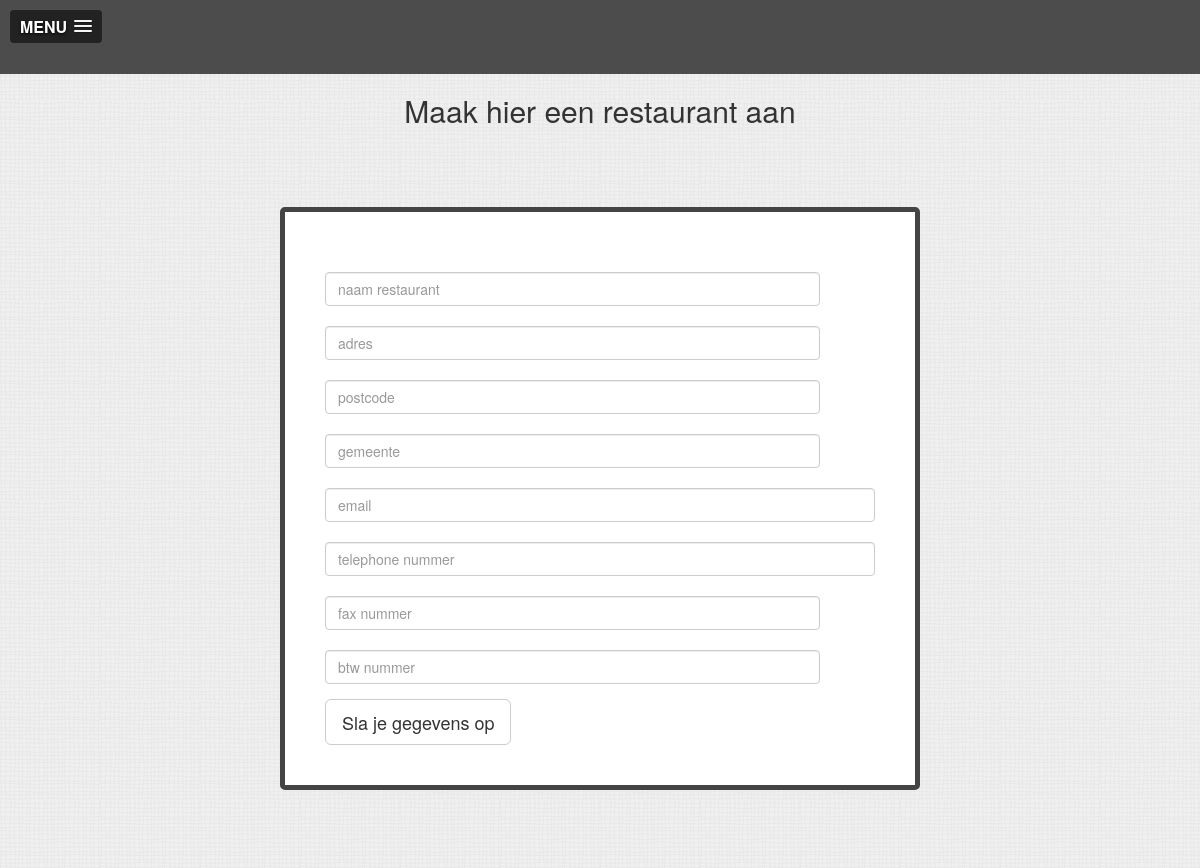
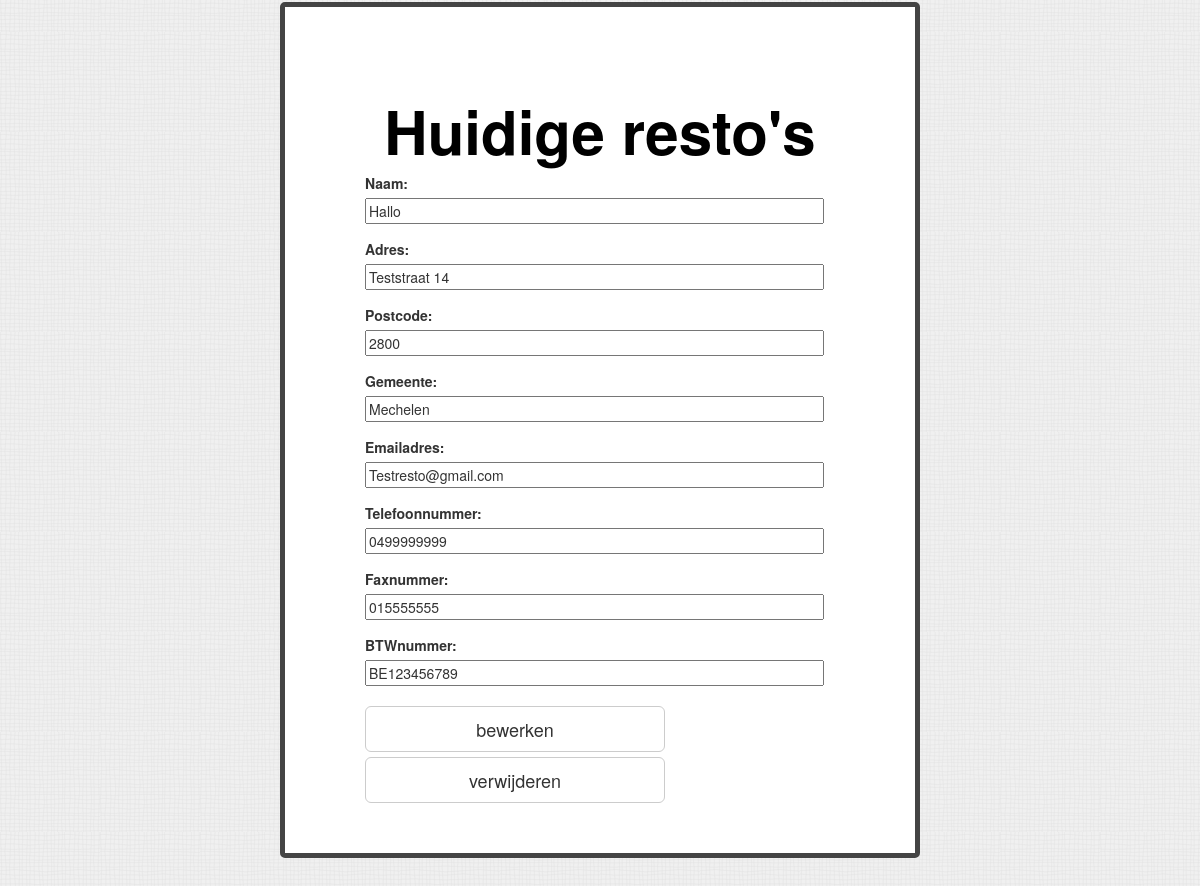
Page /aanmaakblokje.php on the committed database (2 pictures, top to bottom).
### tables this page shows
CREATE TABLE IF NOT EXISTS `tblaanmaak` (
  `id` int(11) NOT NULL AUTO_INCREMENT,
  `Naam` varchar(100) NOT NULL,
  `Adres` varchar(100) NOT NULL,
  `Postcode` varchar(100) NOT NULL,
  `Gemeente` varchar(100) NOT NULL,
  `Emailadres` varchar(100) NOT NULL,
  `Telefoonnummer` varchar(100) NOT NULL,
  `Faxnummer` varchar(100) NOT NULL,
  `BTWnummer` varchar(100) NOT NULL,
  PRIMARY KEY (`id`)
);

### classes/aanmaakblokje.class.php (called while the page is built, shortened)
<?php
include_once("db.class.php");
		class Aanmaak
		{
			public function getAll()
			{
				$db = new Database();
				$sql = "select * from tblaanmaak";
				return $db->conn->query($sql);
			}
		}
?>

### classes/db.class.php (called while the page is built, shortened)
<?php
	class Database
	{
		private $m_sHost = "localhost";
		private $m_sUser = "root";
		private $m_sPassword = "root";
		private $m_sDatabase = "restoapp";
		public function __construct()
		{
			$this->conn = new mysqli($this->m_sHost, $this->m_sUser, $this->m_sPassword, $this->m_sDatabase);
		}
	}
?>

### aanmaakblokje.php (the view, shortened to what this page needs)
<?php
			include_once('classes/db.class.php');
			include_once("classes/aanmaakblokje.class.php");
			$aanmaak = new Aanmaak();
 ?><!doctype html>
<html lang="en">
<head>
	<link rel="stylesheet" href="//netdna.bootstrapcdn.com/bootstrap/3.1.1/css/bootstrap.min.css">
	<link href="http://ajax.googleapis.com/ajax/libs/jqueryui/1.8/themes/base/jquery-ui.css" rel="stylesheet" type="text/css"/>
	<link rel="stylesheet" href="css/style.css">
	<link rel="stylesheet" href="css/slicknav.css">
</head>
<body>
			<?php include('nav_include.php') ?>
			    <h2>Maak hier een restaurant aan</h2>
	<section id="wrapper">
		<section class="blok">
			<form role="form" action="" class="omkadering" method="post">
			  <div class="form-group">
			    <input type="text" class="form-control" name="naam_restaurant" placeholder="naam restaurant"/>
				<input type="text" class="form-control" name="adres" placeholder="adres"/>
				<input type="text" class="form-control" name="postcode" placeholder="postcode"/>
				<input type="text" class="form-control" name="gemeente" placeholder="gemeente"/>
				<input type="email" class="form-control" name="email" id="datepicker" placeholder="email"/>
				<input type="tel" class="form-control" name="tel" placeholder="telephone nummer"/>
				<input type="text" class="form-control" name="fax" placeholder="fax nummer"/>
				<input type="text" class="form-control" name="btw" placeholder="btw nummer"/>
			  </div>
			  <button type="submit" class="btn btn-lg btn-default" id="button" value="post" name="btnRestAanmaken">Sla je gegevens op</button>
			</form>
		</section>
			<section class="blok">
			<h1>Huidige resto's</h1>
			<?php
  		$res = $aanmaak->getAll();
  		echo "<ul>";
		while($lijstrestos = $res->fetch_assoc())
		{
			echo "<form class='omkadering' action='' method='post'>";
			echo "<li>";
			echo "<label for='restonaam'>Naam: </label>";
			echo "<input type='text' name='restonaam' value='".$lijstrestos['Naam']."'/>";
			echo "<br/>";
			echo "<label for='restoadres'>Adres: </label>";
			echo "<input type='text' name='restoadres' value='".$lijstrestos['Adres']."'/>";
			echo "<br/>";
			echo "<label for='restopostcode'>Postcode: </label>";
			echo "<input type='text' name='restopostcode' value='".$lijstrestos['Postcode']."'/>";
			echo "<br/>";
			echo "<label for='restogemeente'>Gemeente: </label>";
			echo "<input type='text' name='restogemeente' value='".$lijstrestos['Gemeente']."'/>";
			echo "<br/>";
			echo "<label for='restoemailadres'>Emailadres: </label>";
			echo "<input type='text' name='restoemailadres' value='".$lijstrestos['Emailadres']."'/>";
			echo "<br/>";
			echo "<label for='restotel'>Telefoonnummer: </label>";
			echo "<input type='text' name='restotel' value='".$lijstrestos['Telefoonnummer']."'/>";
			echo "<br/>";
			echo "<label for='restofax'>Faxnummer: </label>";
			echo "<input type='text' name='restofax' value='".$lijstrestos['Faxnummer']."'/>";
			echo "<br/>";
			echo "<label for='restobtw'>BTWnummer: </label>";
			echo "<input type='text' name='restobtw' value='".$lijstrestos['BTWnummer']."'/>";
			echo "</li>";
			echo "<input type='submit' class='btn btn-lg btn-default' name='btn_edit' value='bewerken' />";
			echo "<input type='submit' class='btn btn-lg btn-default' name='btn_delete' value='verwijderen' />";
			echo "</form>";
		}
		echo "</ul>";
	?>
	</section>
</section>
</body>
</html>

### css/style.css (style rules this page uses)
body { background-image: url(../images/bg.png); }
#wrapper { max-width:800px; margin-left: auto; margin-right: auto; }
h1 { text-align:center; font-size:60px; margin-top:50px; font-weight: bold; color:black; }
h2 { text-align: center; }
.blok { width: 80%; margin: 10%; padding:5%; background-color: white; border: 5px solid #444; border-radius: 5px; }
label { display: inline-block; width:100%; }
input[type='text'] { margin-bottom: 15px; width:90%; }
input[type='submit'] { width:100%; max-width: 300px; margin-right: 10px; margin-top: 5px; }
ul { list-style-type: none; }
.form-control { margin-top: 20px; }

### rows in the picture
tblaanmaak: restonaam "Hallo", restoadres "Teststraat 14", restopostcode "2800", restogemeente "Mechelen", restoemailadres "Testresto@gmail.com", restotel "0499999999", restofax "015555555", restobtw "BE123456789"
